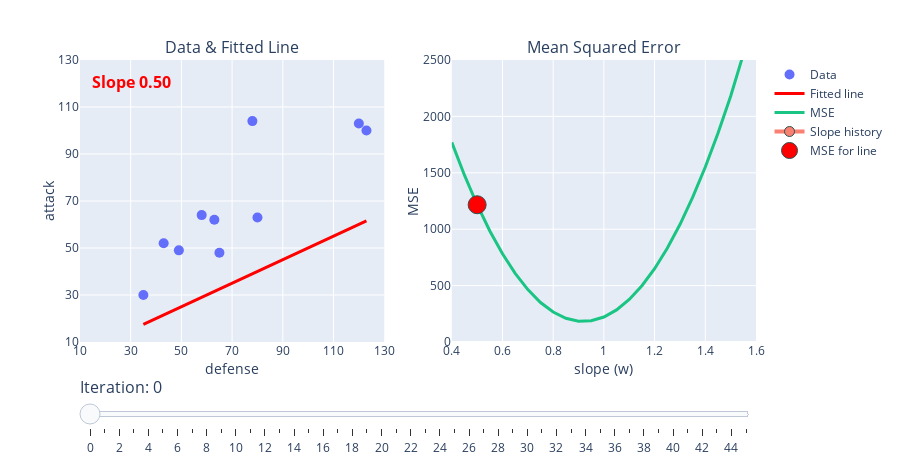

Source (notebook cell):
### Markdown cell above
- Let's take a look at the journey our slope parameter went on:

### Code cell
plot_gradient_descent(x, y, w=0.5, alpha=1e-5)

### Figure 1 — Plotly figure (JSON) as saved in the notebook; plotly's stock layout.template omitted (floating-point values rounded to 4 significant figures)
{"data": [{"marker": {"size": 10}, "mode": "markers", "name": "Data", "type": "scatter", "x": [35, 43, 49, 58, 63, 65, 78, 80, 120, 123], "xaxis": "x", "y": [30, 52, 49, 64, 62, 48, 104, 63, 103, 100], "yaxis": "y"}, {"line": {"color": "red", "width": 3}, "mode": "lines", "name": "Fitted line", "type": "scatter", "x": [35, 43, 49, 58, 63, 65, 78, 80, 120, 123], "xaxis": "x", "y": [17.5, 21.5, 24.5, 29, 31.5, 32.5, 39, 40, 60, 61.5], "yaxis": "y"}, {"line": {"color": "#1ac584", "width": 3}, "mode": "lines", "name": "MSE", "type": "scatter", "x": [0.4, 0.45, 0.5, 0.55, 0.6, 0.65, 0.7, 0.75, 0.8, 0.85, 0.9, 0.95, 1.0, 1.05, 1.1, 1.15, 1.2, 1.25, 1.3, 1.35, 1.4, 1.45, 1.5, 1.55, 1.6], "xaxis": "x2", "y": [1770.0, 1479.0, 1217.0, 984.4, 781.5, 608.2, 464.4, 350.1, 265.3, 210.1, 184.4, 188.2, 221.5, 284.4, 376.7, 498.6, 650.0, 831.0, 1041.0, 1281.0, 1551.0, 1850.0, 2179.0, 2537.0, 2924.0], "yaxis": "y2"}, {"line": {"color": "salmon", "width": 4}, "marker": {"line": {"color": "DarkSlateGrey", "width": 1}, "size": 10}, "mode": "markers+lines", "name": "Slope history", "type": "scatter", "x": [0.5], "xaxis": "x2", "y": [1217.0], "yaxis": "y2"}, {"line": {"color": "red"}, "marker": {"line": {"color": "DarkSlateGrey", "width": 1}, "size": 18}, "mode": "markers", "name": "MSE for line", "type": "scatter", "x": [0.5], "xaxis": "x2", "y": [1217.0], "yaxis": "y2"}, {"mode": "text", "showlegend": false, "text": "<b>Slope 0.50<b>", "textfont": {"color": "red", "size": 16}, "type": "scatter", "x": [30.3], "xaxis": "x", "y": [120], "yaxis": "y"}], "layout": {"annotations": [{"font": {"size": 16}, "showarrow": false, "text": "Data & Fitted Line", "x": 0.225, "xanchor": "center", "xref": "paper", "y": 1, "yanchor": "bottom", "yref": "paper"}, {"font": {"size": 16}, "showarrow": false, "text": "Mean Squared Error", "x": 0.775, "xanchor": "center", "xref": "paper", "y": 1, "yanchor": "bottom", "yref": "paper"}], "height": 475, "margin": {"t": 60}, "sliders": [{"currentvalue": {"font": {"size": 16}, "prefix": "Iteration: ", "visible": true}, "pad": {"b": 10, "t": 30}, "steps": [{"args": [[0], {"frame": {"duration": 0, "easing": "linear", "redraw": false}, "transition": {"duration": 0, "easing": "linear"}}], "label": "0", "method": "animate"}, {"args": [[1], {"frame": {"duration": 0, "easing": "linear", "redraw": false}, "transition": {"duration": 0, "easing": "linear"}}], "label": "1", "method": "animate"}, {"args": [[2], {"frame": {"duration": 0, "easing": "linear", "redraw": false}, "transition": {"duration": 0, "easing": "linear"}}], "label": "2", "method": "animate"}, {"args": [[3], {"frame": {"duration": 0, "easing": "linear", "redraw": false}, "transition": {"duration": 0, "easing": "linear"}}], "label": "3", "method": "animate"}, {"args": [[4], {"frame": {"duration": 0, "easing": "linear", "redraw": false}, "transition": {"duration": 0, "easing": "linear"}}], "label": "4", "method": "animate"}, {"args": [[5], {"frame": {"duration": 0, "easing": "linear", "redraw": false}, "transition": {"duration": 0, "easing": "linear"}}], "label": "5", "method": "animate"}, {"args": [[6], {"frame": {"duration": 0, "easing": "linear", "redraw": false}, "transition": {"duration": 0, "easing": "linear"}}], "label": "6", "method": "animate"}, {"args": [[7], {"frame": {"duration": 0, "easing": "linear", "redraw": false}, "transition": {"duration": 0, "easing": "linear"}}], "label": "7", "method": "animate"}, {"args": [[8], {"frame": {"duration": 0, "easing": "linear", "redraw": false}, "transition": {"duration": 0, "easing": "linear"}}], "label": "8", "method": "animate"}, {"args": [[9], {"frame": {"duration": 0, "easing": "linear", "redraw": false}, "transition": {"duration": 0, "easing": "linear"}}], "label": "9", "method": "animate"}, {"args": [[10], {"frame": {"duration": 0, "easing": "linear", "redraw": false}, "transition": {"duration": 0, "easing": "linear"}}], "label": "10", "method": "animate"}, {"args": [[11], {"frame": {"duration": 0, "easing": "linear", "redraw": false}, "transition": {"duration": 0, "easing": "linear"}}], "label": "11", "method": "animate"}, {"args": [[12], {"frame": {"duration": 0, "easing": "linear", "redraw": false}, "transition": {"duration": 0, "easing": "linear"}}], "label": "12", "method": "animate"}, {"args": [[13], {"frame": {"duration": 0, "easing": "linear", "redraw": false}, "transition": {"duration": 0, "easing": "linear"}}], "label": "13", "method": "animate"}, {"args": [[14], {"frame": {"duration": 0, "easing": "linear", "redraw": false}, "transition": {"duration": 0, "easing": "linear"}}], "label": "14", "method": "animate"}, {"args": [[15], {"frame": {"duration": 0, "easing": "linear", "redraw": false}, "transition": {"duration": 0, "easing": "linear"}}], "label": "15", "method": "animate"}, {"args": [[16], {"frame": {"duration": 0, "easing": "linear", "redraw": false}, "transition": {"duration": 0, "easing": "linear"}}], "label": "16", "method": "animate"}, {"args": [[17], {"frame": {"duration": 0, "easing": "linear", "redraw": false}, "transition": {"duration": 0, "easing": "linear"}}], "label": "17", "method": "animate"}, {"args": [[18], {"frame": {"duration": 0, "easing": "linear", "redraw": false}, "transition": {"duration": 0, "easing": "linear"}}], "label": "18", "method": "animate"}, {"args": [[19], {"frame": {"duration": 0, "easing": "linear", "redraw": false}, "transition": {"duration": 0, "easing": "linear"}}], "label": "19", "method": "animate"}, {"args": [[20], {"frame": {"duration": 0, "easing": "linear", "redraw": false}, "transition": {"duration": 0, "easing": "linear"}}], "label": "20", "method": "animate"}, {"args": [[21], {"frame": {"duration": 0, "easing": "linear", "redraw": false}, "transition": {"duration": 0, "easing": "linear"}}], "label": "21", "method": "animate"}, {"args": [[22], {"frame": {"duration": 0, "easing": "linear", "redraw": false}, "transition": {"duration": 0, "easing": "linear"}}], "label": "22", "method": "animate"}, {"args": [[23], {"frame": {"duration": 0, "easing": "linear", "redraw": false}, "transition": {"duration": 0, "easing": "linear"}}], "label": "23", "method": "animate"}, {"args": [[24], {"frame": {"duration": 0, "easing": "linear", "redraw": false}, "transition": {"duration": 0, "easing": "linear"}}], "label": "24", "method": "animate"}, {"args": [[25], {"frame": {"duration": 0, "easing": "linear", "redraw": false}, "transition": {"duration": 0, "easing": "linear"}}], "label": "25", "method": "animate"}, {"args": [[26], {"frame": {"duration": 0, "easing": "linear", "redraw": false}, "transition": {"duration": 0, "easing": "linear"}}], "label": "26", "method": "animate"}, {"args": [[27], {"frame": {"duration": 0, "easing": "linear", "redraw": false}, "transition": {"duration": 0, "easing": "linear"}}], "label": "27", "method": "animate"}, {"args": [[28], {"frame": {"duration": 0, "easing": "linear", "redraw": false}, "transition": {"duration": 0, "easing": "linear"}}], "label": "28", "method": "animate"}, {"args": [[29], {"frame": {"duration": 0, "easing": "linear", "redraw": false}, "transition": {"duration": 0, "easing": "linear"}}], "label": "29", "method": "animate"}, {"args": [[30], {"frame": {"duration": 0, "easing": "linear", "redraw": false}, "transition": {"duration": 0, "easing": "linear"}}], "label": "30", "method": "animate"}, {"args": [[31], {"frame": {"duration": 0, "easing": "linear", "redraw": false}, "transition": {"duration": 0, "easing": "linear"}}], "label": "31", "method": "animate"}, {"args": [[32], {"frame": {"duration": 0, "easing": "linear", "redraw": false}, "transition": {"duration": 0, "easing": "linear"}}], "label": "32", "method": "animate"}, {"args": [[33], {"frame": {"duration": 0, "easing": "linear", "redraw": false}, "transition": {"duration": 0, "easing": "linear"}}], "label": "33", "method": "animate"}, {"args": [[34], {"frame": {"duration": 0, "easing": "linear", "redraw": false}, "transition": {"duration": 0, "easing": "linear"}}], "label": "34", "method": "animate"}, {"args": [[35], {"frame": {"duration": 0, "easing": "linear", "redraw": false}, "transition": {"duration": 0, "easing": "linear"}}], "label": "35", "method": "animate"}, {"args": [[36], {"frame": {"duration": 0, "easing": "linear", "redraw": false}, "transition": {"duration": 0, "easing": "linear"}}], "label": "36", "method": "animate"}, {"args": [[37], {"frame": {"duration": 0, "easing": "linear", "redraw": false}, "transition": {"duration": 0, "easing": "linear"}}], "label": "37", "method": "animate"}, {"args": [[38], {"frame": {"duration": 0, "easing": "linear", "redraw": false}, "transition": {"duration": 0, "easing": "linear"}}], "label": "38", "method": "animate"}, {"args": [[39], {"frame": {"duration": 0, "easing": "linear", "redraw": false}, "transition": {"duration": 0, "easing": "linear"}}], "label": "39", "method": "animate"}, {"args": [[40], {"frame": {"duration": 0, "easing": "linear", "redraw": false}, "transition": {"duration": 0, "easing": "linear"}}], "label": "40", "method": "animate"}, {"args": [[41], {"frame": {"duration": 0, "easing": "linear", "redraw": false}, "transition": {"duration": 0, "easing": "linear"}}], "label": "41", "method": "animate"}, {"args": [[42], {"frame": {"duration": 0, "easing": "linear", "redraw": false}, "transition": {"duration": 0, "easing": "linear"}}], "label": "42", "method": "animate"}, {"args": [[43], {"frame": {"duration": 0, "easing": "linear", "redraw": false}, "transition": {"duration": 0, "easing": "linear"}}], "label": "43", "method": "animate"}, {"args": [[44], {"frame": {"duration": 0, "easing": "linear", "redraw": false}, "transition": {"duration": 0, "easing": "linear"}}], "label": "44", "method": "animate"}, {"args": [[45], {"frame": {"duration": 0, "easing": "linear", "redraw": false}, "transition": {"duration": 0, "easing": "linear"}}], "label": "45", "method": "animate"}]}], "width": 900, "xaxis": {"anchor": "y", "domain": [0, 0.45], "dtick": 20, "range": [10, 130], "tick0": 10, "title": {"standoff": 0, "text": "defense"}}, "xaxis2": {"anchor": "y2", "domain": [0.55, 1], "dtick": 0.2, "range": [0.4, 1.6], "tick0": 0.4, "title": {"standoff": 0, "text": "slope (w)"}}, "yaxis": {"anchor": "x", "domain": [0, 1], "dtick": 20, "range": [10, 130], "tick0": 10, "title": {"standoff": 0, "text": "attack"}}, "yaxis2": {"anchor": "x2", "domain": [0, 1], "range": [0, 2500], "title": {"standoff": 0, "text": "MSE"}}}}
